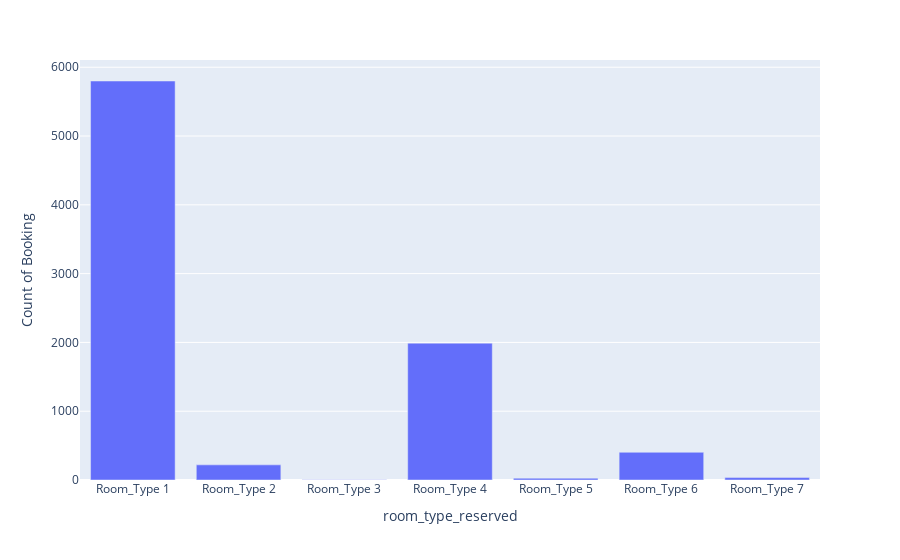

The code cell stored with this chart in its notebook:
### Code cell
bar_fig = px.bar(room_canceled_online,x='room_type_reserved',y='Count of Booking')
bar_fig.show()

### Figure 1 — Plotly figure (JSON) as saved in the notebook; plotly's stock layout.template omitted (floating-point values rounded to 4 significant figures)
{"data": [{"alignmentgroup": "True", "hovertemplate": "room_type_reserved=%{x}<br>Count of Booking=%{y}<extra></extra>", "legendgroup": "", "marker": {"color": "#636efa", "pattern": {"shape": ""}}, "name": "", "offsetgroup": "", "orientation": "v", "showlegend": false, "textposition": "auto", "type": "bar", "x": ["Room_Type 1", "Room_Type 2", "Room_Type 3", "Room_Type 4", "Room_Type 5", "Room_Type 6", "Room_Type 7"], "xaxis": "x", "y": [5800, 220, 2, 1989, 26, 403, 35], "yaxis": "y"}], "layout": {"barmode": "relative", "legend": {"tracegroupgap": 0}, "margin": {"t": 60}, "xaxis": {"anchor": "y", "domain": [0, 1], "title": {"text": "room_type_reserved"}}, "yaxis": {"anchor": "x", "domain": [0, 1], "title": {"text": "Count of Booking"}}}}
